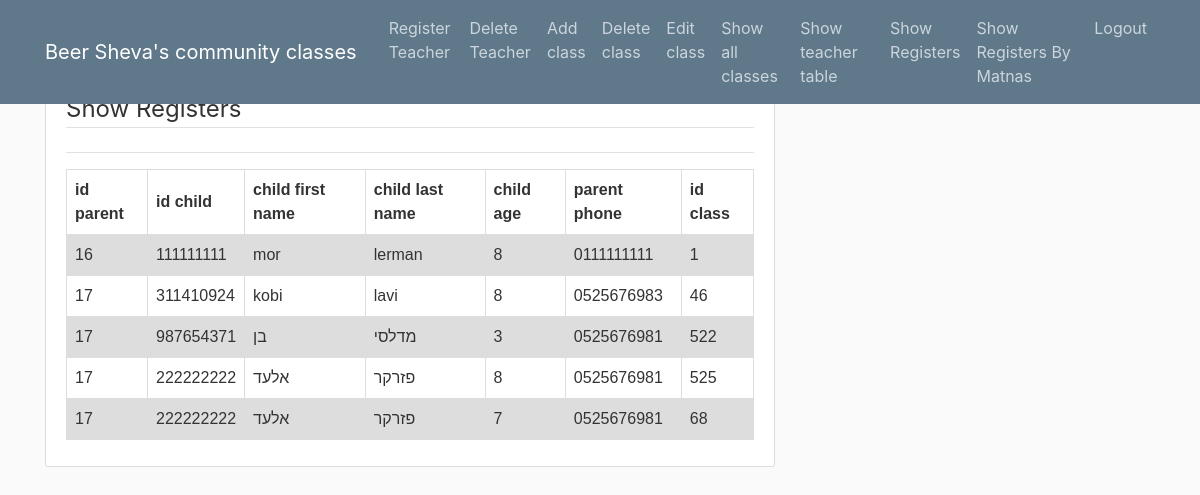
The app's page /AdminShowRegisters/ with its own data.
### users/models.py (models this page shows)
class RegisterChild(models.Model):
	ID_P = models.CharField(max_length=200)
	ID_C = models.CharField(max_length=9)
	FName_C = models.CharField(max_length=20)
	LName_C = models.CharField(max_length=20)
	Age_C  = models.CharField(max_length=10)
	Phone_P = models.CharField(max_length=10)
	idClass = models.CharField(max_length=10)

### users/views.py (the view)
# urls.py: path('AdminShowRegisters/',user_views.adminShowRegisters,name ='AdminShowRegisters'),
def adminShowRegisters(request):
    x = []
    inX = []
    value = RegisterChild.objects.all()
    for item in value:
        inX.append(item.ID_P)
        inX.append(item.ID_C)
        inX.append(item.FName_C)
        inX.append(item.LName_C)
        inX.append(item.Age_C)
        inX.append(item.Phone_P)
        inX.append(item.idClass)
        x.append(inX)
        inX = []
    context = {'x': x}
    return render(request, 'Admin1/showRegisters.html', context)

### users/templates/Admin1/showRegisters.html (shortened to what this page needs)
{% extends "Admin1/baseAdmin.html" %}
{% load crispy_forms_tags %}
{% block content %}
    <div class="content-section">
        <form method="POST">
            <fieldset class="form-group">
                <legend class="border-bottom mb-4">Show Registers</legend>
                    <html>
                    <head>
                    </head>
                    <body>
                    <table>
                      <tr>
                        <th>id parent</th>
                        <th>id child</th>
                        <th>child first name</th>
                        <th>child last name</th>
                        <th>child age</th>
                        <th>parent phone</th>
                        <th>id class</th>
                      </tr>
                    {% for T in x %}
                    <tr>
                    {% for r in T %}
                    <td>{{r}}</td>
                    {% endfor %}
                    </tr>
                    {% endfor %}
                    </body>
                    </html>
            </fieldset>
        </form>
        <div class="border-top pt-3">
        </div>
    </div>
{% endblock content %}

### homepage/static/homepage/main.css (style rules this page uses)
body { background: #fafafa; color: #333333; margin-top: 5rem; }
.content-section { background: #ffffff; padding: 10px 20px; border: 1px solid #dddddd; border-radius: 3px; margin-bottom: 20px; }

### users/templates/Admin1/showRegisters.html (style rules this page uses)
table { font-family: arial, sans-serif; border-collapse: collapse; width: 100%; }
td, th { border: 1px solid #dddddd; text-align: left; padding: 8px; }
tr:nth-child(even) { background-color: #dddddd; }

### records on screen
RegisterChild: T "16" "111111111" "mor" "lerman" "0111111111"
RegisterChild: T "17" "311410924" "kobi" "lavi" "0525676983" "46"
RegisterChild: T "17" "987654371" "בן" "מדלסי" "0525676981" "522"
RegisterChild: T "17" "222222222" "אלעד" "פזרקר" "0525676981" "525"
RegisterChild: T "17" "222222222" "אלעד" "פזרקר" "0525676981" "68"

### other values on screen
{{ r }} "8" "1" "8" "3" "8" "7"
